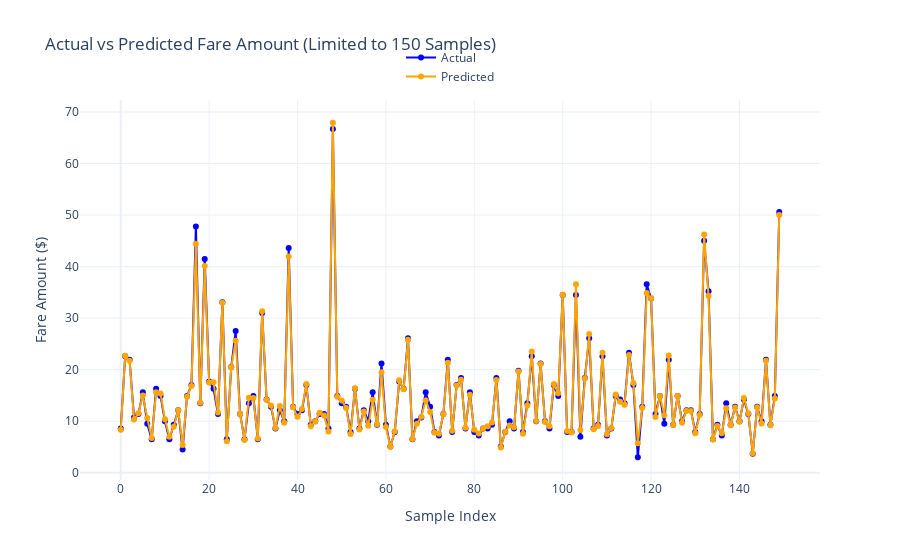

Here is the notebook cell this chart was saved with:
### Code cell
from xgboost import XGBRegressor
from data import *
from model import *

taxi_type = GREEN
train_sql = getSqlForModeling(taxi_type, isTrain=True)
test_sql = getSqlForModeling(taxi_type, isTrain=False)

model = XGBRegressor(n_estimators=1000, 
                     learning_rate=0.1, 
                     max_depth=9, 
                     n_iter_no_change=10)

# Training
with DR.engn.connect() as conn:
    processed = 0
    for df in pd.read_sql(train_sql, conn, chunksize=CHUNK_SIZE):
        processed += len(df)
        X = df[FEATURES]
        y = df[VARIABLE]

        model.fit(X, y)
        O.out(f'Trained {processed} rows')

# Predictions
with DR.engn.connect() as conn:
    processed = 0
    y_test = []
    y_pred = []
    for df in pd.read_sql(test_sql, conn, chunksize=CHUNK_SIZE):
        processed += len(df)
        X = df[FEATURES]
        y_test.append(df[VARIABLE])

        y_pred.append(model.predict(X))
        O.out(f'Predicted {processed} rows')

# Performance
merged_y_test = pd.concat(y_test, ignore_index=True)
merged_y_pred = np.concatenate(y_pred)

showPerformance(merged_y_test, merged_y_pred)

### Figure 1 — Plotly figure (JSON) as saved in the notebook; plotly's stock layout.template omitted (floating-point values rounded to 4 significant figures; data arrays with more than 128 entries replaced by an {"elided": "..."} marker saying what was removed)
{"data": [{"line": {"color": "blue"}, "mode": "lines+markers", "name": "Actual", "type": "scatter", "x": {"elided": "150 int values"}, "y": {"elided": "150 float values"}}, {"line": {"color": "orange"}, "mode": "lines+markers", "name": "Predicted", "type": "scatter", "x": {"elided": "150 int values"}, "y": {"elided": "150 float values"}}], "layout": {"legend": {"x": 0.5, "xanchor": "center", "y": 1.15, "yanchor": "top"}, "title": {"text": "Actual vs Predicted Fare Amount (Limited to 150 Samples)"}, "xaxis": {"title": {"text": "Sample Index"}}, "yaxis": {"title": {"text": "Fare Amount ($)"}}}}
